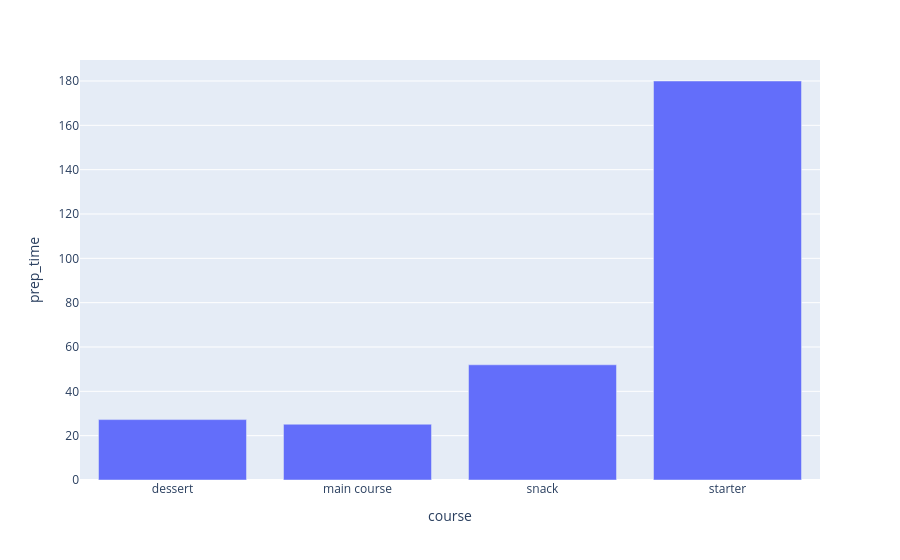

Write notebook code for a chart like this one.
### Code cell
#just testing
fig = px.bar(courseprep, x='course', y='prep_time')
fig.show()

### Figure 1 — Plotly figure (JSON) as saved in the notebook; plotly's stock layout.template omitted (floating-point values rounded to 4 significant figures)
{"data": [{"hovertemplate": "course=%{x}<br>prep_time=%{y}<extra></extra>", "legendgroup": "", "marker": {"color": "#636efa", "pattern": {"shape": ""}}, "name": "", "orientation": "v", "showlegend": false, "textposition": "auto", "type": "bar", "x": ["dessert", "main course", "snack", "starter"], "xaxis": "x", "y": [27.25, 25.16, 51.97, 180.0], "yaxis": "y"}], "layout": {"barmode": "relative", "legend": {"tracegroupgap": 0}, "margin": {"t": 60}, "xaxis": {"anchor": "y", "domain": [0, 1], "title": {"text": "course"}}, "yaxis": {"anchor": "x", "domain": [0, 1], "title": {"text": "prep_time"}}}}
